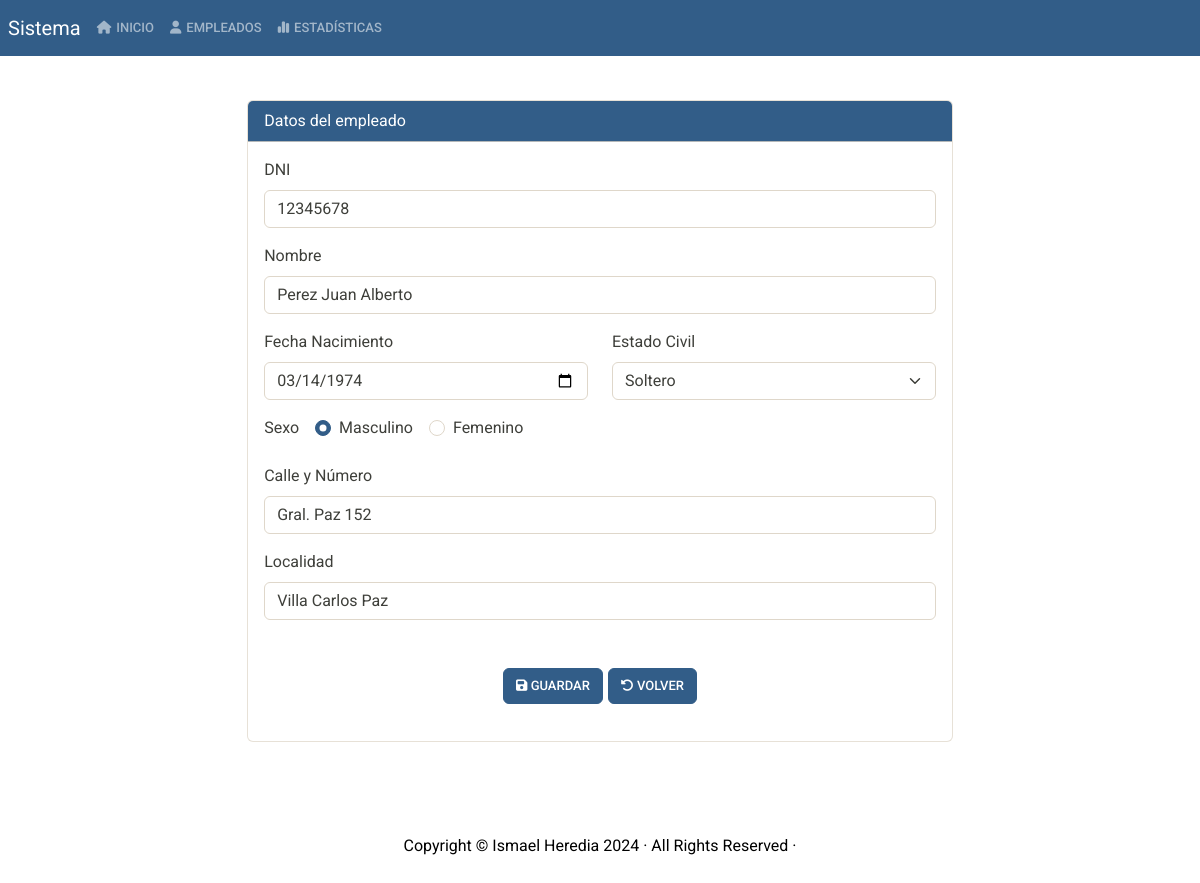
Page /index.php?tipo=editar&id=1 on the committed database.
### tables this page shows
create table empleados(
	id int not null auto_increment,
	dni int(8) unique,
	apellidos_nombres varchar(100),
	fecha_nacimiento date,
	id_estado_civil int,
	sexo char(1),
	calle_numero_domicilio varchar(150),
	localidad varchar(100),
	primary key(id),
	foreign key (id_estado_civil) references estados_civiles(id)
);

### data/empleadoDatos.php (called while the page is built, shortened)
<?php
include_once("entities/empleado.php");
include_once("entities/estadoCivil.php");
class EmpleadoDatos {
   public function Cargar($id) {
   	  $conexion = new Conexion();
      $conexion->abrir_conexion();
      $conn = $conexion->retornar_conexion();
      $sql = $conn->prepare('SELECT * FROM empleados WHERE id = :id');
      $sql->execute(array('id' => $id));
      $resultado = $sql->fetch();
      $id = $resultado['id'];
      $dni = $resultado['dni'];
      $apellidos_nombres = $resultado['apellidos_nombres'];
      $fecha_nacimiento = $resultado['fecha_nacimiento'];
      $id_estado_civil = $resultado['id_estado_civil'];
      $sexo = $resultado['sexo'];
      $calle_numero_domicilio = $resultado['calle_numero_domicilio'];
      $localidad = $resultado['localidad'];
      $empleado = Empleado::CreateEmpleado($id,$dni,$apellidos_nombres,$fecha_nacimiento,$id_estado_civil,$sexo,$calle_numero_domicilio,$localidad);
      $sql = $conn->prepare('SELECT * FROM estados_civiles WHERE id = :id');
      $sql->execute(array('id' => $empleado->getIdEstadoCivil()));
      $resultado = $sql->fetch();
      $id = $resultado['id'];
      $nombre = $resultado['nombre'];
      $estado_civil = EstadoCivil::CreateEstadoCivil($id,$nombre);
      $empleado->setEstadoCivil($estado_civil);
      return $empleado;
   }
}
?>

### entities/empleado.php (called while the page is built, shortened)
<?php
class Empleado
{
    private $dni;
    private $apellidos_nombres;
    private $fecha_nacimiento;
    private $id_estado_civil;
    private $sexo;
    private $calle_numero_domicilio;
    private $localidad;
    public function __construct()
    {
        $this->dni = "";
        $this->apellidos_nombres = "";
        $this->fecha_nacimiento = "";
        $this->id_estado_civil = "";
        $this->sexo = "";
        $this->calle_numero_domicilio = "";
        $this->localidad = "";
    }
    public static function CreateEmpleado($id, $dni, $apellidos_nombres, $fecha_nacimiento, $id_estado_civil, $sexo, $calle_numero_domicilio, $localidad)
    {
        $instance = new self();
        $instance->id = $id;
        $instance->dni = $dni;
        $instance->apellidos_nombres = $apellidos_nombres;
        $instance->fecha_nacimiento = $fecha_nacimiento;
        $instance->id_estado_civil = $id_estado_civil;
        $instance->sexo = $sexo;
        $instance->calle_numero_domicilio = $calle_numero_domicilio;
        $instance->localidad = $localidad;
        return $instance;
    }
    public function getDni()
    {
        return $this->dni;
    }
    public function getApellidosNombres()
    {
        return $this->apellidos_nombres;
    }
    public function getFechaNacimiento()
    {
        return $this->fecha_nacimiento;
    }
    public function getIdEstadoCivil()
    {
        return $this->id_estado_civil;
    }
    public function getSexo()
    {
        return $this->sexo;
    }
    public function getCalleNumeroDomicilio()
    {
        return $this->calle_numero_domicilio;
    }
    public function getLocalidad()
    {
        return $this->localidad;
    }
}
?>

### entities/estadoCivil.php (called while the page is built, shortened)
<?php
class EstadoCivil {
  private $id;
  private $nombre;
  public function __construct(){
    $this->id = "";
		$this->nombre = "";
   }
  public static function CreateEstadoCivil($id,$nombre) {
   		$instance = new self();
    	$instance->id = $id;
		  $instance->nombre = $nombre;
    	return $instance;
  }
  public function getId() {
    	return $this->id;
  }
  public function getNombre() {
   	 	return $this->nombre;
  }
}
?>

### data/estadoCivilDatos.php (called while the page is built, shortened)
<?php
include_once("entities/estadoCivil.php");
class EstadoCivilDatos {
   public function Listar() {
      $estados_civiles = array();
   	  $conexion = new Conexion();
      $conexion->abrir_conexion();
      $conn = $conexion->retornar_conexion();
      $sql = $conn->prepare('SELECT * FROM estados_civiles');
      $sql->execute();
      $resultado = $sql->fetchAll();
      foreach ($resultado as $fila) {
        $id = $fila['id'];
        $nombre = $fila['nombre'];
        $estado_civil = EstadoCivil::CreateEstadoCivil($id,$nombre);
        array_push($estados_civiles,$estado_civil);
      }
      return $estados_civiles;
   }
}
?>

### forms/empleados/formulario.php (the view, shortened to what this page needs)
<?php
include_once("entities/Empleado.php");
include_once("data/empleadoDatos.php");
include_once("data/estadoCivilDatos.php");
$empleadoDatos = new EmpleadoDatos();
$estadoCivilDatos = new EstadoCivilDatos();
$id = "";
if(isset($_GET["id"]) && is_numeric($_GET["id"])) {
  $id = $_GET["id"];
}
$apellidos_nombres = "";
$fecha_nacimiento = "";
$id_estado_civil = "";
$sexo = "";
$calle_numero_domicilio = "";
$localidad = "";
if($id > 0) {
  $empleado = $empleadoDatos->Cargar($id);
  $dni = $empleado->getDni();
  $apellidos_nombres = $empleado->getApellidosNombres();
  $fecha_nacimiento = $empleado->getFechaNacimiento();
  $id_estado_civil = $empleado->getIdEstadoCivil();
  $sexo = $empleado->getSexo();
  $calle_numero_domicilio = $empleado->getCalleNumeroDomicilio();
  $localidad = $empleado->getLocalidad();
}
$estados_civiles = $estadoCivilDatos->Listar();
?>
<div class="card contenedor">
  <div class="card-header">
    Datos del empleado
  </div>
  <div class="card-body">
    <form method="POST" id="formEmpleado" action="forms/empleados/datos.php">
      <div class="mb-3">
        <label for="txtDNI" class="form-label">DNI</label>
        <input type="number" class="form-control" id="txtDNI" name="txtDNI" value="<?php echo htmlentities($dni); ?>" required />
      </div>
      <div class="mb-3">
        <label for="txtApellidosNombres" class="form-label">Nombre</label>
        <input type="text" class="form-control" id="txtApellidosNombres" name="txtApellidosNombres" value="<?php echo htmlentities($apellidos_nombres); ?>" required />
      </div>
      <div class="row">
        <div class="col">
          <label for="txtFechaNacimiento" class="form-label">Fecha Nacimiento</label>
          <input type="date" class="form-control" id="txtFechaNacimiento" name="txtFechaNacimiento" value="<?php echo htmlentities($fecha_nacimiento); ?>" required/>
        </div>
        <div class="col">
          <label for="cmbEstadoCivil" class="form-label">Estado Civil</label>
          <select class="form-select" id="cmbEstadoCivil" name="cmbEstadoCivil" required />
            <?php
              foreach($estados_civiles as $estado_civil) {
                $id_estado_civil_lista = $estado_civil->getId();
                $nombre_estado = $estado_civil->getNombre();
                if($id_estado_civil == $id_estado_civil_lista) {
                  echo "<option selected value='" . $id_estado_civil_lista  ."'>" . htmlentities($nombre_estado) . "</option>";
                } else {
                  echo "<option value='" . $id_estado_civil_lista  ."'>" . htmlentities($nombre_estado) . "</option>";
                }
              }
            ?>
        </div>
      </div>
      <div class="mt-3 mb-3 d-flex">
          <label for="txtSexo" class="form-label">Sexo</label>
          <div class="mx-3 form-check form-check-inline">
              <input class="form-check-input" type="radio" name="rbSexo" value="M" <?php if($sexo == "M" || $sexo == "") { echo "checked"; } ?> />
              <label class="form-check-label" for="inlineRadio1">Masculino</label>
          </div>
          <div class="form-check form-check-inline">
              <input class="form-check-input" type="radio" name="rbSexo" value="F" <?php if($sexo == "F") { echo "checked"; } ?> />
              <label class="form-check-label text-nowrap" for="inlineRadio2">Femenino</label>
          </div>
      </div>
      <div class="mb-3">
        <label for="txtCalleNumeroDomicilio" class="form-label">Calle y Número</label>
        <input type="text" class="form-control" id="txtCalleNumeroDomicilio" name="txtCalleNumeroDomicilio" value="<?php echo htmlentities($calle_numero_domicilio); ?>" required />
      </div>
      <div class="mb-3">
        <label for="txtLocalidad" class="form-label">Localidad</label>
        <input type="text" class="form-control" id="txtLocalidad" name="txtLocalidad" value="<?php echo htmlentities($localidad); ?>" required />
      </div>
      <div class="mt-5 text-center">
        <p class="lead">
          <button type="submit" id="guardar" name="guardar" class="btn btn-primary"><i class="fa fa-floppy-disk" aria-hidden="true"></i> Guardar</button>
          <a class="btn btn-primary" href="index.php?tipo=listar" role="button"><i class="fa fa-rotate-left" aria-hidden="true"></i> Volver</a>
        </p>
      </div>
    </form>
  </div>
</div>

### css/page/style.css (style rules this page uses)
html { position: relative; min-height: 100%; }
body { margin-bottom: 150px; }
.contenedor { margin-left: 20%; margin-right: 20%; }
.card-header { background: #325D88; color: white; }
.lead .btn,.lead .a { margin-bottom: 5px; }
a { color:#6495ED; text-decoration:none !important; }

### rows in the picture
empleados: txtDNI "12345678", txtApellidosNombres "Perez Juan Alberto", txtFechaNacimiento "03/14/1974", sexo "☑", txtCalleNumeroDomicilio "Gral. Paz 152", txtLocalidad "Villa Carlos Paz"

### other values in the picture
form field cmbEstadoCivil "Soltero"
